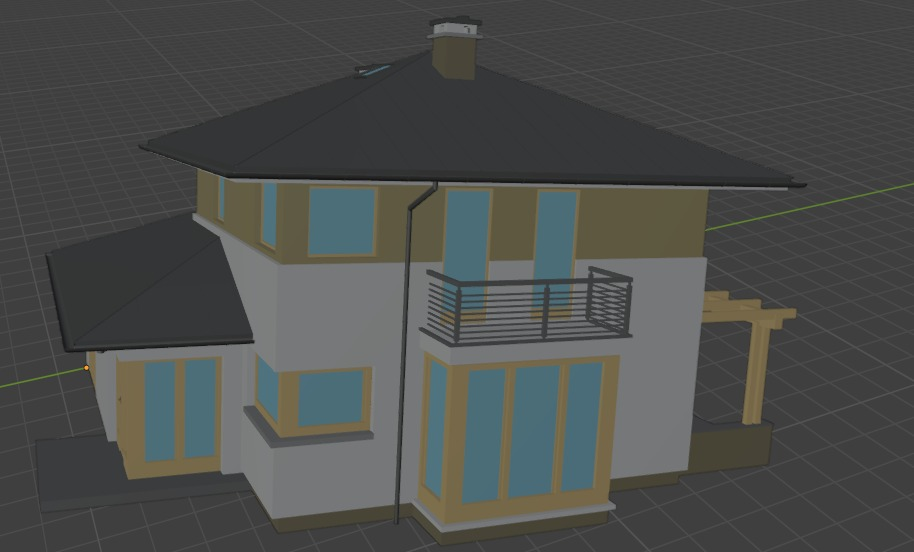
#> input picture sift/Etapa5/imgs/202.jpg, 914 x 552 px
$ python merge.py
#> lines starting #> are read from the running program, lines starting #| are printed output that depends on the picture
import numpy as np
import matplotlib.pyplot as plt
from mpl_toolkits.mplot3d import Axes3D
from mpl_toolkits.mplot3d.art3d import Poly3DCollection
from scipy.spatial import Delaunay
from PIL import Image
import vtk
import cv2
from scipy.spatial import Delaunay


malha1 = [[93, 181, 156], [93, 181, 156], [115, 355, 184], [117, 329, 190], [117, 329, 190], [117, 407, 34], [120, 105, 35], [120, 105, 35], [121, 321, 194], [121, 101, 35], [125, 315, 196], [125, 338, 193], [126, 337, 193], [126, 143, 163], [126, 143, 163], [127, 322, 196], [130, 340, 194], [130, 340, 194], [130, 378, 187], [130, 378, 187], [132, 338, 196], [133, 343, 195], [133, 343, 195], [133, 109, 39], [133, 109, 39], [134, 329, 198], [147, 374, 198], [147, 374, 198], [149, 367, 200], [149, 367, 200], [154, 357, 203], [176, 351, 213], [179, 302, 220], [188, 293, 225], [188, 293, 225], [189, 299, 225], [189, 229, 232], [189, 229, 232], [189, 376, 175], [190, 367, 178], [190, 231, 232], [191, 248, 231], [191, 237, 232], [192, 376, 173], [198, 236, 235], [204, 266, 234], [204, 266, 234], [206, 261, 235], [207, 368, 173], [208, 397, 123], [209, 254, 237], [211, 55, 63], [212, 273, 205], [212, 273, 205], [213, 410, 99], [215, 58, 65], [215, 58, 65], [216, 254, 229], [217, 253, 222], [222, 31, 68], [222, 31, 68], [222, 31, 68], [224, 335, 181], [229, 43, 71], [229, 43, 71], [232, 57, 72], [232, 29, 72], [232, 29, 72], [237, 395, 133], [237, 185, 217], [239, 225, 214], [239, 41, 75], [240, 244, 208], [241, 221, 214], [241, 36, 76], [242, 36, 76], [244, 353, 169], [244, 44, 76], [244, 44, 76], [246, 245, 206], [246, 50, 77], [246, 50, 77], [250, 45, 79], [250, 45, 79], [254, 398, 61], [254, 54, 80], [257, 48, 81], [260, 40, 82], [260, 40, 82], [263, 213, 214], [263, 213, 214], [265, 52, 83], [265, 215, 212], [266, 244, 200], [267, 280, 199], [268, 242, 200], [275, 306, 192], [276, 406, 120], [277, 412, 85], [277, 402, 104], [277, 402, 104], [278, 318, 194], [279, 265, 196], [279, 43, 88], [280, 273, 208], [284, 391, 93], [286, 49, 91], [286, 322, 195], [288, 206, 209], [290, 261, 191], [291, 231, 198], [293, 314, 197], [298, 244, 191], [298, 244, 191], [303, 368, 144], [309, 199, 187], [310, 261, 183], [312, 259, 182], [312, 259, 182], [313, 277, 204], [313, 270, 191], [315, 260, 181], [324, 219, 186], [325, 194, 163], [327, 246, 179], [327, 219, 183], [327, 269, 182], [329, 254, 177], [332, 234, 177], [332, 306, 175], [333, 228, 178], [333, 228, 178], [335, 245, 176], [337, 384, 113], [339, 252, 174], [341, 294, 175], [346, 244, 172], [347, 277, 181], [347, 277, 181], [347, 244, 172], [349, 223, 174], [368, 342, 138], [378, 338, 147], [381, 187, 135], [385, 246, 156], [385, 212, 168], [385, 212, 168], [385, 192, 131], [385, 199, 138], [386, 203, 157], [386, 203, 157], [388, 178, 132], [388, 192, 132], [391, 203, 154], [395, 199, 136], [395, 309, 148], [397, 204, 149], [398, 211, 160], [400, 240, 147], [400, 240, 147], [401, 204, 140], [404, 215, 155], [406, 292, 150], [407, 211, 153], [407, 211, 153], [410, 216, 149], [410, 231, 145], [411, 224, 146], [412, 286, 148], [412, 286, 148], [415, 240, 147], [415, 240, 147], [415, 158, 142], [415, 158, 142], [416, 235, 147], [416, 235, 147], [420, 231, 149], [421, 224, 149], [421, 224, 149], [421, 159, 145]]
malha2 = [[44, 353, 33], [44, 353, 33], [57, 461, 27], [57, 461, 27], [64, 454, 30], [64, 454, 30], [70, 370, 75], [76, 179, 447], [76, 345, 429], [77, 180, 456], [77, 180, 456], [78, 434, 39], [78, 434, 39], [79, 181, 471], [79, 181, 471], [84, 298, 513], [86, 239, 525], [89, 231, 531], [95, 104, 81], [95, 105, 81], [103, 423, 51], [103, 423, 51], [127, 235, 573], [129, 325, 570], [129, 337, 570], [132, 323, 573], [135, 372, 573], [136, 288, 579], [138, 404, 567], [140, 274, 585], [142, 423, 69], [142, 422, 72], [145, 446, 75], [146, 421, 66], [146, 270, 594], [147, 420, 147], [147, 362, 594], [147, 362, 594], [148, 414, 603], [148, 413, 603], [154, 422, 186], [165, 297, 621], [166, 469, 90], [174, 369, 513], [184, 357, 507], [188, 218, 660], [190, 378, 492], [191, 215, 666], [191, 215, 666], [191, 215, 666], [195, 217, 669], [196, 217, 672], [198, 393, 267], [204, 265, 531], [204, 265, 531], [205, 31, 135], [210, 33, 138], [211, 34, 138], [213, 268, 525], [215, 444, 126], [215, 262, 528], [216, 444, 126], [216, 444, 126], [216, 256, 528], [217, 306, 513], [217, 311, 510], [217, 311, 510], [218, 23, 141], [218, 23, 141], [218, 459, 129], [219, 282, 504], [219, 334, 498], [219, 334, 498], [219, 207, 573], [219, 304, 513], [219, 325, 501], [219, 325, 501], [220, 293, 498], [222, 326, 501], [222, 326, 501], [222, 22, 144], [222, 443, 126], [224, 351, 489], [224, 351, 489], [225, 457, 132], [225, 457, 132], [227, 458, 135], [228, 445, 270], [228, 451, 135], [229, 299, 507], [231, 315, 504], [235, 287, 492], [235, 25, 156], [235, 25, 156], [235, 25, 156], [236, 6, 156], [237, 460, 147], [238, 459, 147], [238, 22, 156], [239, 357, 477], [240, 473, 150], [248, 430, 384], [249, 247, 513], [252, 21, 168], [253, 327, 486], [257, 18, 171], [258, 234, 504], [262, 280, 486], [263, 441, 387], [263, 286, 483], [264, 291, 480], [265, 300, 519], [265, 300, 519], [266, 309, 510], [266, 309, 510], [266, 283, 483], [266, 287, 492], [266, 287, 492], [267, 292, 522], [267, 292, 522], [269, 285, 528], [269, 285, 528], [269, 278, 528], [269, 197, 552], [269, 294, 516], [270, 241, 498], [270, 303, 504], [270, 303, 504], [271, 312, 504], [271, 312, 504], [281, 284, 492], [281, 300, 498], [283, 205, 543], [287, 272, 510], [287, 272, 510], [293, 190, 543], [302, 230, 519], [303, 238, 516], [305, 257, 519], [307, 338, 453], [307, 267, 525], [307, 267, 525], [310, 270, 522], [311, 275, 519], [312, 261, 519], [316, 324, 462], [316, 324, 462], [319, 303, 489], [322, 119, 480], [325, 445, 342], [325, 429, 291], [326, 430, 294], [326, 430, 294], [330, 225, 534], [332, 436, 306], [338, 425, 315], [354, 256, 462], [370, 203, 480], [378, 210, 474], [381, 187, 444], [382, 201, 471], [385, 210, 471], [390, 282, 423], [390, 282, 423], [392, 386, 357], [393, 387, 354], [395, 395, 321], [400, 202, 462], [401, 216, 459], [402, 188, 468], [403, 261, 429], [405, 184, 468], [407, 218, 453], [407, 188, 462], [407, 291, 408], [408, 251, 423], [409, 211, 453], [409, 211, 453], [409, 228, 450], [409, 199, 459], [410, 276, 411], [410, 259, 423], [410, 259, 423], [411, 178, 465], [412, 217, 450], [412, 217, 450], [412, 185, 459], [412, 185, 459], [413, 279, 411], [414, 250, 423], [414, 181, 462], [415, 151, 486], [415, 151, 486], [415, 274, 411], [415, 274, 411], [416, 212, 447], [417, 228, 444], [419, 197, 450], [419, 269, 411], [419, 190, 453], [421, 213, 444], [421, 193, 450], [424, 353, 354], [425, 265, 414], [426, 202, 444], [426, 221, 438], [426, 209, 441], [427, 204, 441], [432, 244, 417], [433, 215, 432], [433, 215, 432], [434, 235, 435], [434, 223, 429], [434, 318, 399], [434, 318, 399], [437, 242, 420], [439, 261, 411], [439, 261, 411], [439, 338, 369], [439, 338, 369], [441, 229, 417], [443, 237, 426], [446, 336, 378], [446, 336, 378], [448, 254, 414], [448, 254, 414], [450, 244, 420], [450, 244, 420], [450, 329, 384], [450, 329, 384], [452, 337, 384]]

sift = [
[0,241,221],
[0,293,190],
[1,213,410],
[1,166,469],
[2,216,254],
[2,146,270],
[3,291,231],
[3,249,247],
[4,313,277],
[4,267,292],
[5,133,343],
[5,452,337],
[6,188,293],
[6,129,325],
[7,130,378],
[7,78,434],
[8,337,384],
[8,325,445],
[9,286,49],
[9,252,21],
[10,313,270],
[10,266,287],
[11,149,367],
[11,103,423],
[12,212,273],
[12,165,297],
[13,327,219],
[13,302,230],
[14,341,294],
[14,316,324],
[15,130,378],
[15,78,434],
[16,211,55],
[16,205,31],
[17,310,261],
[17,262,280],
[18,149,367],
[18,103,423],
[19,315,260],
[19,269,278],
[20,215,58],
[20,210,33],
[21,127,322],
[21,446,336],
[22,421,224],
[22,450,244],
[23,121,101],
[23,95,105],
[24,421,224],
[24,450,244],
[25,266,244],
[25,215,262],
[26,176,351],
[26,326,430],
[27,400,240],
[27,307,267],
]

malha2 = np.array(malha2)
# Calculando o centro de massa
center_of_mass2 = np.mean(malha2, axis=0)

# Transladando a malha para que o centro de massa fique em (0,0,0)
translated_malha2 = malha2 - center_of_mass2

# [18 lines of commented-out code are left out]


malha1 = np.array(malha1)
# Calculando o centro de massa
center_of_mass1 = np.mean(malha1, axis=0)

# Transladando a malha para que o centro de massa fique em (0,0,0)
translated_malha1 = malha1 - center_of_mass1

# [22 lines of commented-out code are left out]
def angle_between_vectors(v1, v2):
    cos_theta = np.dot(v1, v2) / (np.linalg.norm(v1) * np.linalg.norm(v2))
    return np.arccos(cos_theta)

sift = np.array(sift)

# Criar uma nova coluna para adicionar à matriz sift
new_column = np.zeros((sift.shape[0], 1))

# Iterar sobre cada linha da matriz sift
for i in range(sift.shape[0]):
    sift_xy = sift[i, -2:]  # Duas últimas colunas de sift

    # Comparar com malha1
    for j in range(malha1.shape[0]):
        malha1_xy = malha1[j, :2]  # Duas primeiras colunas de malha1
        if np.array_equal(sift_xy, malha1_xy):
            new_column[i] = malha1[j, 2]  # Adicionar a terceira coluna de malha1 à nova coluna

    # Comparar com malha2
    for k in range(malha2.shape[0]):
        malha2_xy = malha2[k, :2]  # Duas primeiras colunas de malha2
        if np.array_equal(sift_xy, malha2_xy):
            new_column[i] = malha2[k, 2]  # Adicionar a terceira coluna de malha2 à nova coluna

# Adicionar a nova coluna à matriz sift
sift = np.hstack((sift, new_column))
sift = sift[:, 1:]

# Exibir a matriz sift atualizada
# print("Matriz sift atualizada:")
# print(sift)

theta_x = 0
theta_y = 0
theta_z = 0
p_cont = 0

for i in range(0, len(sift), 2):
    p_cont += 1
    # Definindo os pontos que você deseja alinhar
    p1 = sift[i]
    p2 = sift[i+1]

    # Calculando o vetor entre os dois pontos
    v1 = p1 - center_of_mass1
    v2 = p2 - center_of_mass2

    # Calculando os ângulos de rotação para cada eixo
    theta_x_parc = angle_between_vectors(v1[[1, 2]], v2[[1, 2]])  # Ângulo no plano yz
    theta_y_parc = angle_between_vectors(v1[[0, 2]], v2[[0, 2]])  # Ângulo no plano xz
    theta_z_parc = angle_between_vectors(v1[[0, 1]], v2[[0, 1]])  # Ângulo no plano xy

    theta_x += theta_x_parc
    theta_y += theta_y_parc
    theta_z += theta_z_parc

theta_x = theta_x / p_cont
theta_y = theta_y / p_cont
theta_z = theta_z / p_cont

# print(f"Theta X: {theta_x} Theta Y: {theta_y} Theta Z: {theta_z}")

# Criando as matrizes de rotação
def rotation_matrix(axis, theta):
    axis = axis / np.linalg.norm(axis)
    a = np.cos(theta / 2.0)
    b, c, d = -axis * np.sin(theta / 2.0)
    return np.array([[a*a + b*b - c*c - d*d, 2*(b*c - a*d), 2*(b*d + a*c)],
                     [2*(b*c + a*d), a*a + c*c - b*b - d*d, 2*(c*d - a*b)],
                     [2*(b*d - a*c), 2*(c*d + a*b), a*a + d*d - b*b - c*c]])

# Rotação em torno dos eixos x, y e z
rotation_matrix_x = rotation_matrix(np.array([1, 0, 0]), theta_x)
rotation_matrix_y = rotation_matrix(np.array([0, 1, 0]), theta_y)
rotation_matrix_z = rotation_matrix(np.array([0, 0, 1]), theta_z)

# Aplicando as rotações à malha
rotated_malha2 = np.dot(translated_malha2, rotation_matrix_x.T)
rotated_malha2 = np.dot(rotated_malha2, rotation_matrix_y.T)
rotated_malha2 = np.dot(rotated_malha2, rotation_matrix_z.T)

# [18 lines of commented-out code are left out]

plt.show()


merge = []
equivalentes = []
for item in translated_malha1:
    merge.append(item)

for item in rotated_malha2:
    ndsift = np.array(sift)
    nditem = np.array(item)
    siftxy = ndsift[:, -2:]
    itemxy = nditem[ :2]
    inclui = 0
    igual = []
    for siftitem in siftxy:
        # print(f"{itemxy},  {siftitem}")
        if np.array_equal(itemxy,siftitem):
            inclui = -1
            igual = siftitem

    if inclui != -1:
        merge.append(item)
    else:
        equivalentes.append(item)
        # print(f"Igual: {igual} Equivalente: {item}")

output_file = "merge.txt"
with open(output_file, 'w') as f:
    f.write("[")
    for i in merge:
        f.write(str(i))
        f.write(",\n")
    f.write("]")


merge2 = []
equivalentes = []
for item in malha1:
    merge2.append(item)

for item in malha2:
    ndsift = np.array(sift)
    nditem = np.array(item)
    siftxy = ndsift[:, -2:]
    itemxy = nditem[ :2]
    inclui = 0
    igual = []
    for siftitem in siftxy:
        # print(f"{itemxy},  {siftitem}")
        if np.array_equal(itemxy,siftitem):
            inclui = -1
            igual = siftitem

    if inclui != -1:
        merge2.append(item)
    else:
        equivalentes.append(item)
#> further down, img is the input picture: shape (552, 914, 3); mean B, G, R 75.9, 77.9, 76
        # print(f"Igual: {igual} Equivalente: {item}")

# # Malha 1------------------------------------
# malha1 = np.array(malha1)
# # Criação de uma grade de pontos em x e y
# x = malha1[:, 0]
# y = malha1[:, 1]
# z = malha1[:, 2]

# # Configurando o gráfico
# fig = plt.figure()
# ax = fig.add_subplot(111, projection='3d')

# # Plotando os pontos em 3D
# ax.scatter(x, y, z, c='blue', marker='o')
# plt.title("Malha 1")

# # Malha 2------------------------------------
# malha2 = np.array(malha2)
# # Criação de uma grade de pontos em x e y
# x = malha2[:, 0]
# y = malha2[:, 1]
# z = malha2[:, 2]

# # Configurando o gráfico
# fig = plt.figure()
# ax = fig.add_subplot(111, projection='3d')

# # Plotando os pontos em 3D
# ax.scatter(x, y, z, c='blue', marker='o')
# plt.title("Malha 2")

# Merge------------------------------------
# merge = np.array(merge)
# # Criação de uma grade de pontos em x e y
# x = merge[:, 0]
# y = merge[:, 1]
# z = merge[:, 2]

# # Configurando o gráfico
# fig = plt.figure()
# ax = fig.add_subplot(111, projection='3d')

# # Plotando os pontos em 3D
# ax.scatter(x, y, z, c='blue', marker='o')
# plt.title("Merge")

# # Merge Velho------------------------------------
# merge2 = np.array(merge2)
# # Criação de uma grade de pontos em x e y
# x = merge2[:, 0]
# y = merge2[:, 1]
# z = merge2[:, 2]

# # Configurando o gráfico
# fig = plt.figure()
# ax = fig.add_subplot(111, projection='3d')

# # Plotando os pontos em 3D
# ax.scatter(x, y, z, c='blue', marker='o')
# plt.title("Merge Sem Rotacionar")

# # Não plotados------------------------------------
# equivalentes = np.array(equivalentes)
# # Criação de uma grade de pontos em x e y
# # print(equivalentes)
# x = equivalentes[:, 0]
# y = equivalentes[:, 1]
# z = equivalentes[:, 2]


# # Plotando os pontos em 3D
# ax.scatter(x, y, z, c='red', marker='o')
# # plt.title("Equivalentes")

# # Exibindo o gráfico
# plt.show()

# Supondo que merge seja um array numpy de floats
# merge = np.array([
#     [-500, -500, 0],
#     [-500, 500, 0],
#     [-500, 500, 0],
#     [500, 500, 0],
#     [-500, -500, 500],
#     [500, -500, 500],
#     [-500, 500, 500],
#     [500, 500, 500]
# ])
# num_pontos = 10
# space_size = 200
# merge = np.random.rand(num_pontos, 3) * space_size

merge = np.array(merge)
merge = merge.astype(int)
# Criação de uma grade de pontos em x e y
x = merge[:, 0]
y = merge[:, 1]
z = merge[:, 2]
# print(z)

def gerar_malha_delaunay_2d(num_vertices, space_size):
    # Definir os quatro pontos fixos nos cantos da área 2D
    corner_points = np.array([[1, 1], [space_size-1, 1],
                              [1, space_size-1], [space_size-1, space_size-1]], np.float32)

    # Gerar 'num_vertices - 4' pontos aleatórios dentro da área 2D
    # random_points = np.random.randint(0, space_size, (num_vertices - 4, 2)).astype(np.float32)
    points = malha2
    terc_col = points[:, 2]
    points_2d = points[:, :2]

    # Combinar os pontos fixos com os pontos aleatórios
    # points = np.vstack((corner_points, random_points))
    # points = np.vstack((corner_points, points))

    # Fazer a triangulação de Delaunay
    delaunay = Delaunay(points_2d)

    return delaunay, points_2d, terc_col

# Função para carregar uma textura a partir de um arquivo
# [33 lines left out: functions load_texture, create_line, not called in this run]

# Função para calcular o centro de massa
def calcular_centro_de_massa(points):
    return np.mean(points, axis=0)

# Função para aplicar a textura e exibir a malha 3D com VTK
def aplicar_textura_vtk(img, delaunay, points, terc_col):
    # Redimensionar a imagem para SPACE_SIZE
    img_resized = cv2.resize(img, (SPACE_SIZE, SPACE_SIZE))
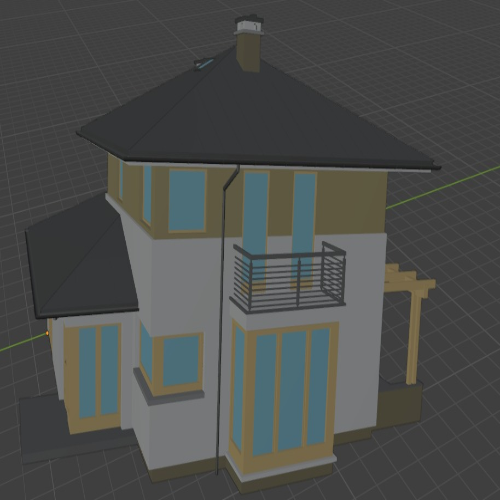
#> img_resized: shape (500, 500, 3); mean B, G, R 75.8, 77.8, 75.9

    # Converter imagem de BGR para RGB
    img_rgb = cv2.cvtColor(img_resized, cv2.COLOR_BGR2RGB)

    img_rgb = cv2.flip(img_rgb, 0)
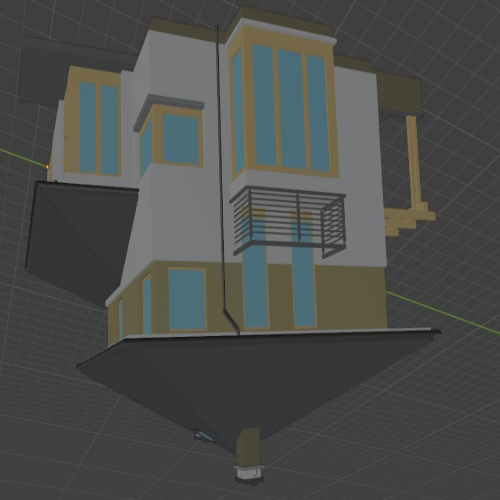
#> img_rgb: shape (500, 500, 3); mean R, G, B 75.9, 77.8, 75.8
    img_rgb = cv2.rotate(img_rgb, cv2.ROTATE_90_CLOCKWISE)
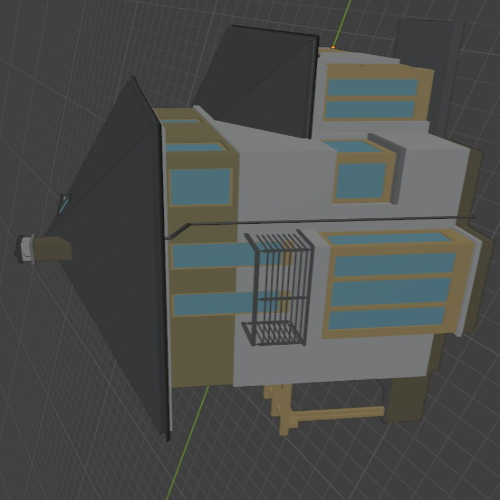
#> img_rgb: shape (500, 500, 3); mean R, G, B 75.9, 77.8, 75.8

    # Converter a imagem para um formato que o VTK entenda
    height, width, _ = img_rgb.shape
    vtk_image = vtk.vtkImageData()
    vtk_image.SetDimensions(width, height, 1)
    vtk_image.AllocateScalars(vtk.VTK_UNSIGNED_CHAR, 3)
    for y in range(height):
        for x in range(width):
            pixel = img_rgb[y, x]
            vtk_image.SetScalarComponentFromDouble(x, y, 0, 0, pixel[2])
            vtk_image.SetScalarComponentFromDouble(x, y, 0, 1, pixel[1])
            vtk_image.SetScalarComponentFromDouble(x, y, 0, 2, pixel[0])

    # Calcular o centro de massa
    centro_de_massa = calcular_centro_de_massa(points)

    # Criar a malha de Delaunay
    points_vtk = vtk.vtkPoints()
    triangles = vtk.vtkCellArray()
    texture_coords = vtk.vtkFloatArray()
    texture_coords.SetNumberOfComponents(2)
    texture_coords.SetName("Texture Coordinates")

    for i, p in enumerate(points):
        # Ajustar as coordenadas para serem relativas ao centro de massa
        adjusted_p = p - centro_de_massa
        points_vtk.InsertNextPoint(adjusted_p[0], adjusted_p[1], terc_col[i]*0.3)
        # Normalizar as coordenadas UV
        texture_coords.InsertNextTuple2((adjusted_p[0] + width / 2) / width, (adjusted_p[1] + height / 2) / height)

    for tri in delaunay.simplices:
        triangle = vtk.vtkTriangle()
        triangle.GetPointIds().SetId(0, tri[0])
        triangle.GetPointIds().SetId(1, tri[1])
        triangle.GetPointIds().SetId(2, tri[2])
        triangles.InsertNextCell(triangle)

    polydata = vtk.vtkPolyData()
    polydata.SetPoints(points_vtk)
    polydata.SetPolys(triangles)
    polydata.GetPointData().SetTCoords(texture_coords)

    # Mapper para a malha
    mapper = vtk.vtkPolyDataMapper()
    mapper.SetInputData(polydata)

    # Criar um ator para a malha
    actor = vtk.vtkActor()
    actor.SetMapper(mapper)

    # Aplicar a textura
    texture = vtk.vtkTexture()
    texture.SetInputData(vtk_image)
    actor.SetTexture(texture)

    # Criar os eixos x, y, z
    x_axis = create_line([0, 0, 0], [300, 0, 0], [300, 0, 0])  # Vermelho
    y_axis = create_line([0, 0, 0], [0, 300, 0], [0, 300, 0])  # Verde
    z_axis = create_line([0, 0, 0], [0, 0, 300], [0, 0, 300])  # Azul

    # Criar os eixos x, y, z
    # x_axis = create_line([0, 0, 0], [1, 0, 0], [1, 0, 0])  # Vermelho
    # y_axis = create_line([0, 0, 0], [0, 1, 0], [0, 1, 0])  # Verde
    # z_axis = create_line([0, 0, 0], [0, 0, 1], [0, 0, 1])  # Azul

    # Renderizador
    renderer = vtk.vtkRenderer()
    render_window = vtk.vtkRenderWindow()
    render_window.AddRenderer(renderer)

    render_interactor = vtk.vtkRenderWindowInteractor()
    render_interactor.SetRenderWindow(render_window)

    renderer.AddActor(actor)
    renderer.AddActor(x_axis)
    renderer.AddActor(y_axis)
    renderer.AddActor(z_axis)
    renderer.SetBackground(1, 1, 1)

    render_window.Render()
    render_interactor.Start()

# Função para exibir apenas os pontos da malha
# [37 lines left out: function exibir_pontos_vtk, not called in this run]

# Ler e redimensionar a imagem
img = cv2.imread('imgs/202.jpg')
# Encontrar as extremidades da malha
min_x = merge[np.argmin(merge[:, 0])]
max_x = merge[np.argmax(merge[:, 0])]
min_y = merge[np.argmin(merge[:, 1])]
max_y = merge[np.argmax(merge[:, 1])]
min_z = merge[np.argmin(merge[:, 2])]
max_z = merge[np.argmax(merge[:, 2])]

extremidades = np.array([min_x, max_x, min_y, max_y, min_z, max_z])
# print(extremidades)
# for i in merge:
#     print(i)
# Gerar a malha de Delaunay 2D
NUM_VERTICES = 100
SPACE_SIZE = 500
delaunay, points, terc_col = gerar_malha_delaunay_2d(NUM_VERTICES, SPACE_SIZE)

# Exibir apenas os pontos da malha 3D com VTK
# exibir_pontos_vtk(points)
aplicar_textura_vtk(img, delaunay, points, terc_col)
#> (the call stopped at in aplicar_textura_vtk, `vtk_image = vtk.vtkImageData()`: vtk is not available in this run)

$ run again, with sift/Etapa5/imgs/200.jpg copied over sift/Etapa5/imgs/202.jpg
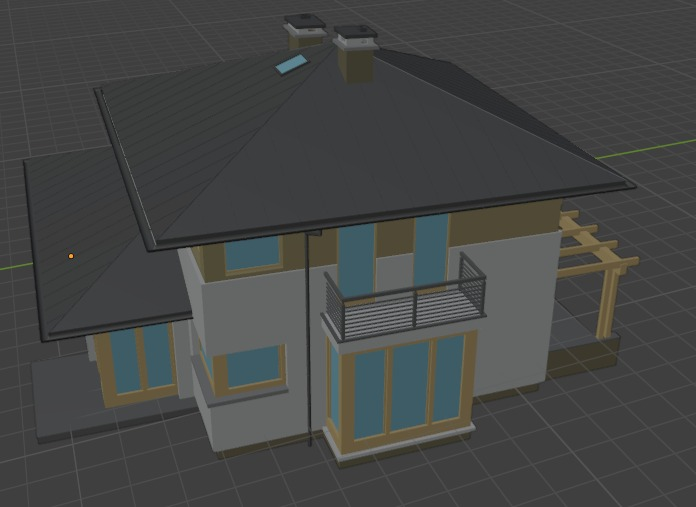
#> input picture sift/Etapa5/imgs/200.jpg, 696 x 507 px
#> img is the input picture: shape (507, 696, 3); mean B, G, R 69.2, 70.3, 68.8
#> in aplicar_textura_vtk, `img_resized = cv2.resize(img, (SPACE_SIZE, SPACE_SIZE))`:
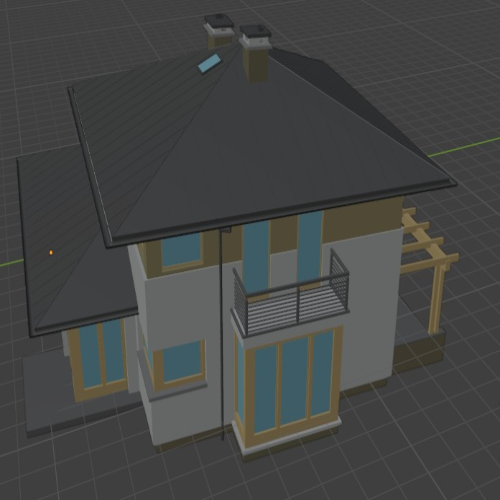
#> img_resized: shape (500, 500, 3); mean B, G, R 69.1, 70.2, 68.7
#> in aplicar_textura_vtk, `img_rgb = cv2.rotate(img_rgb, cv2.ROTATE_90_CLOCKWISE)`:
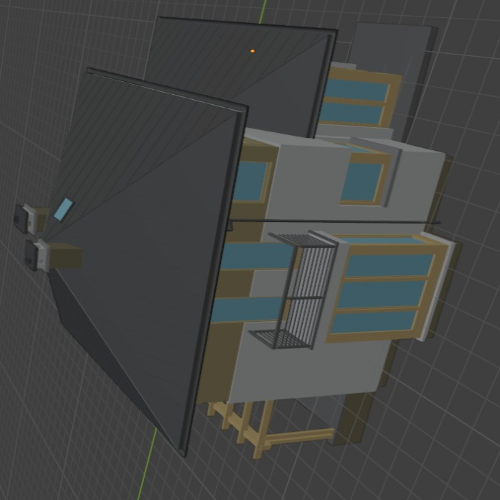
#> img_rgb: shape (500, 500, 3); mean R, G, B 68.7, 70.2, 69.1
